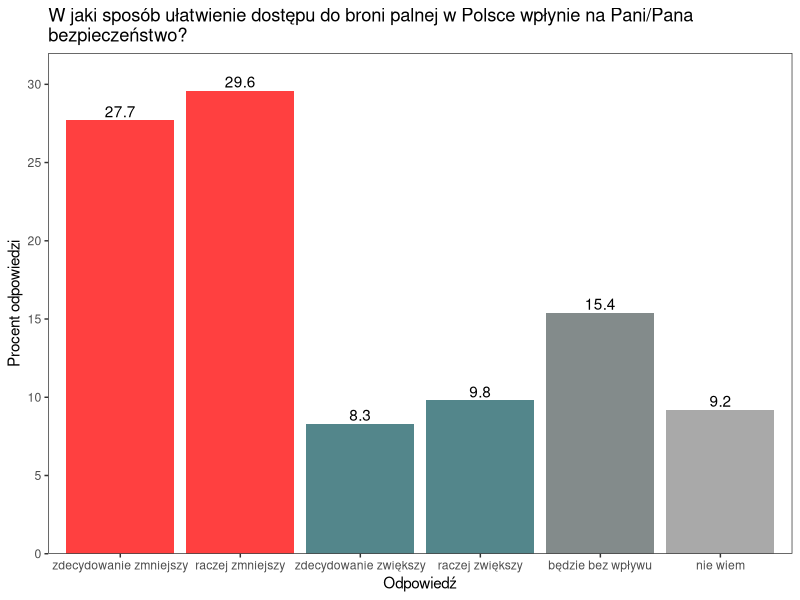
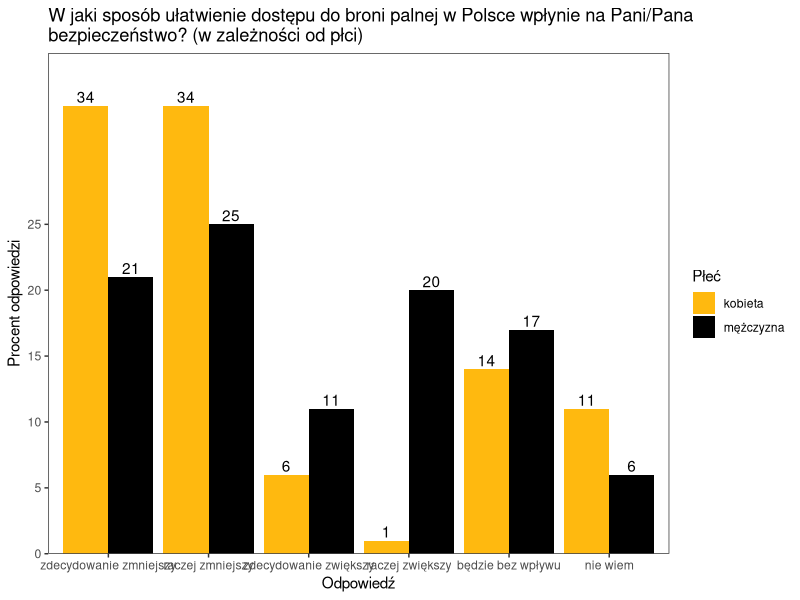

These charts were generated, in order, by the following R code:
## ---- chunk 1
knitr::opts_chunk$set(fig.width=8, fig.height=6) 
## ---- chunk 2
library(dplyr)
library(ggplot2)
## ---- chunk 3
#wykres 1
odpowiedz <- c("zdecydowanie zmniejszy", "raczej zmniejszy", "zdecydowanie zwiększy", "raczej zwiększy", "będzie bez wpływu", "nie wiem")
odpowiedz <- factor(odpowiedz, levels = unique(odpowiedz))
ile_odp1 <- c(277, 296, 83, 98, 154, 92)
procent_odp1 <- ile_odp1/sum(ile_odp1)*100
grupy_odpowiedzi1 <- c("nie", "nie", "tak", "tak", "bez wplywu", "nie wiem")

df1 <- data.frame(odpowiedz, procent_odp1, grupy_odpowiedzi1)


plot1 <- ggplot(df1, mapping =  aes(x = odpowiedz, y = procent_odp1, fill = grupy_odpowiedzi1)) + geom_bar(stat = "identity", show.legend = FALSE) +
  scale_fill_manual(values = c("azure4", "brown1", "darkgrey", "cadetblue4")) + 
  labs(title = "W jaki sposób ułatwienie dostępu do broni palnej w Polsce wpłynie na Pani/Pana \nbezpieczeństwo?", x = "Odpowiedź", y = "Procent odpowiedzi") +
  geom_text(aes(label = procent_odp1), position=position_dodge(width=0.9), vjust=-0.25) +
  scale_y_continuous(limits = c(0,32), expand = c(0, 0), breaks = seq(0,32,5)) +
  theme_bw() +
  theme(panel.grid = element_blank())
plot1
## ---- chunk 4
#wykres 2
plec <- c(rep("kobieta", 6), rep("mężczyzna", 6))
procent_odp2 <- c(34, 34, 6, 1, 14,11, 21, 25, 11, 20, 17,6)

df2 <- data.frame(odpowiedz, procent_odp2, plec)
df2 <- df2 %>% group_by(odpowiedz)

plot2 <- ggplot(df2, mapping =  aes(x = odpowiedz, y = procent_odp2, fill = plec)) + geom_bar(position = "dodge", stat = "identity") +
  labs(title = "W jaki sposób ułatwienie dostępu do broni palnej w Polsce wpłynie na Pani/Pana \nbezpieczeństwo? (w zależności od płci)", x = "Odpowiedź", y = "Procent odpowiedzi") +
  guides(fill=guide_legend(title="Płeć")) +
  geom_text(aes(label = procent_odp2), position=position_dodge(width=0.9), vjust=-0.25) +
  scale_fill_manual(values = c("darkgoldenrod1", "black")) +
  scale_y_continuous(limits = c(0,38), expand = c(0, 0), breaks = seq(0, 28, 5)) +
  theme_bw() +
  theme(panel.grid = element_blank())
plot2

